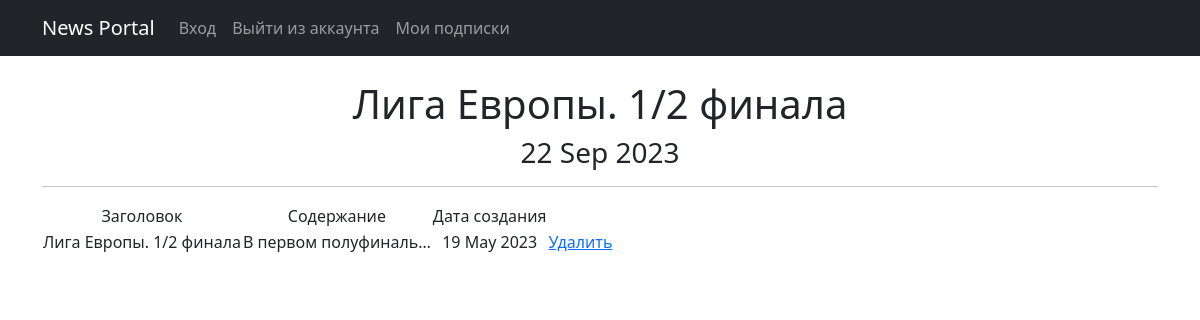
The app's page /news/6/ (signed in) with its own data.
### newsapp/models.py (models this page shows, shortened)
class Post(models.Model):
    author = models.ForeignKey(Author, on_delete=models.CASCADE)
    NEWS = 'NW'
    ARTICLE = 'AR'
    CATEGORY_CHOISES = (
        (NEWS, 'Новость'),
        (ARTICLE, 'Статья'),
    )
    categoryType = models.CharField(max_length=2, choices=CATEGORY_CHOISES, default=ARTICLE)
    dateCreation = models.DateTimeField(auto_now_add=True)
    postCategory = models.ManyToManyField(Category, through='PostCategory')
    title = models.CharField(max_length=128)
    text = models.TextField()
    rating = models.SmallIntegerField(default=0)

### newsapp/views.py (the view)
# urls.py: path('news/<int:pk>/', views.PostDetail.as_view(), name='news_detail'),
class PostDetail(DetailView):
    model = Post
    template_name = 'news.html'
    context_object_name = 'Post'
    pk_url_kwarg = 'pk'
    def get_object(self, *args, **kwargs):
        obj = cache.get(f'post-{self.kwargs["pk"]}', None)
        if not obj:
            obj = super().get_object(queryset=self.queryset)
            cache.set(f'post-{self.kwargs["pk"]}', obj)
        return obj

### newsapp/templatetags/censor_filter.py (called while the page is built)
@register.filter
def censor(value):
    words = value.split()
    result = []
    for word in words:
        if word in forbidden_words:
            result.append(word[0] + "*"*(len(word)-2) + word[-1])
        else:
            result.append(word)
    return " ".join(result)

### newsapp/templatetags/custom_tags.py (called while the page is built)
@register.simple_tag()
def current_time(format_string='%d %b %Y'):
   return datetime.utcnow().strftime(format_string)

### templates/news.html (shortened to what this page needs)
{% extends 'flatpages/default.html' %}
{% load custom_tags %}
{% load censor_filter %}
{% block content %}
    <br>
    <h1>{{ Post.title|censor }}</h1>
    <h3>{% current_time '%d %b %Y' %}</h3>
    <hr>
    {% if Post %}
        <table>
            <tr>
                <td>Заголовок</td>
                <td>Содержание</td>
                <td>Дата создания</td>
            </tr>
            <tr>
                <td>{{ Post.title|censor }}</td>
                <td>{{ Post.text|censor|truncatechars:20 }}</td>
                <td>{{ Post.dateCreation|date:'d M Y'}}</td>
                <td>
                    {% if perms.newsapp.delete_news %}
                    <a href="{% url 'news_delete' Post.id %}">Удалить</a>
                    {% endif %}
                </td>
            </tr>
        </table>
    {% else %}
        <h2> Постов нет! </h2>
    {% endif %}
{% endblock content %}

### records on screen
Post: title|censor "Лига Европы. 1/2 финала", text|censor "В первом полуфиналь…", dateCreation "19 May 2023"
